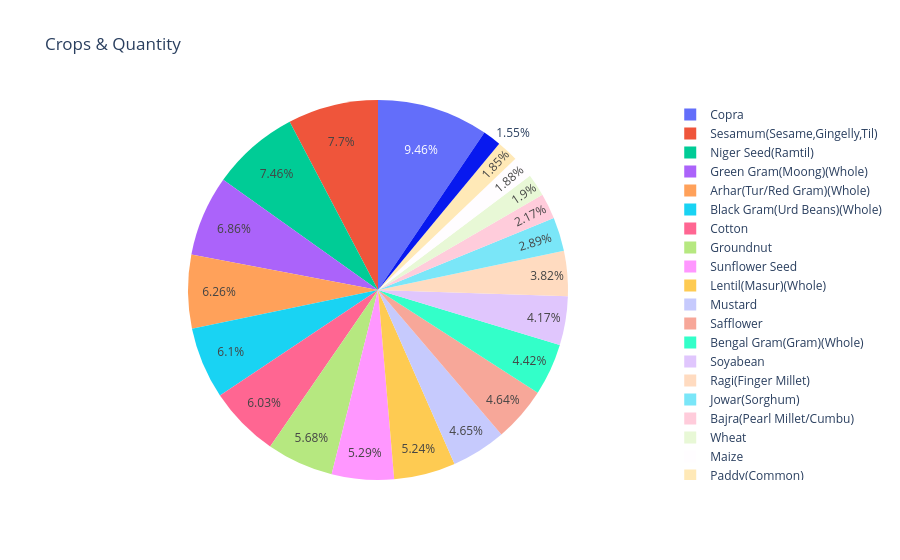

Here is the notebook cell this chart was saved with:
### Code cell
px.pie(df,names='Commodity',values='Quantity',title='Crops & Quantity')

### Figure 1 — Plotly figure (JSON) as saved in the notebook; plotly's stock layout.template omitted (floating-point values rounded to 4 significant figures)
{"data": [{"domain": {"x": [0, 1], "y": [0, 1]}, "hovertemplate": "Commodity=%{label}<br>Quantity=%{value}<extra></extra>", "labels": ["Bajra(Pearl Millet/Cumbu)", "Barley(Jau)", "Jowar(Sorghum)", "Maize", "Paddy(Common)", "Ragi(Finger Millet)", "Wheat", "Cotton", "Copra", "Groundnut", "Mustard", "Niger Seed(Ramtil)", "Safflower", "Sesamum(Sesame,Gingelly,Til)", "Soyabean", "Sunflower Seed", "Arhar(Tur/Red Gram)(Whole)", "Bengal Gram(Gram)(Whole)", "Black Gram(Urd Beans)(Whole)", "Green Gram(Moong)(Whole)", "Lentil(Masur)(Whole)", "Onion", "Potato", "Tomato"], "legendgroup": "", "name": "", "showlegend": true, "type": "pie", "values": ["2775.00", "1980.00", "3699.00", "2400.00", "2369.00", "4886.00", "2425.00", "7710.00", "12100.00", "7263.00", "5950.00", "9537.00", "5940.00", "9846.00", "5328.00", "6760.00", "8000.00", "5650.00", "7800.00", "8768.00", "6700.00", "-", "-", "-"]}], "layout": {"legend": {"tracegroupgap": 0}, "title": {"text": "Crops & Quantity"}}}
